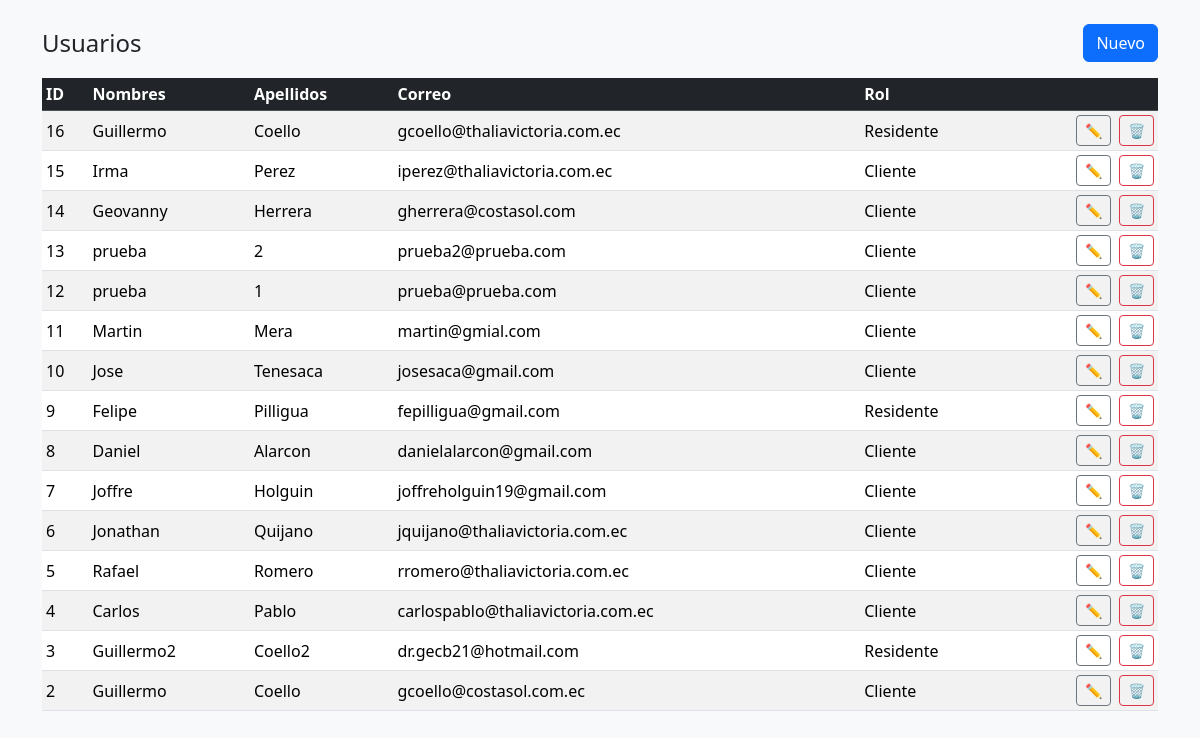
Before: /appcostasol/Front/users.php with the older database file.
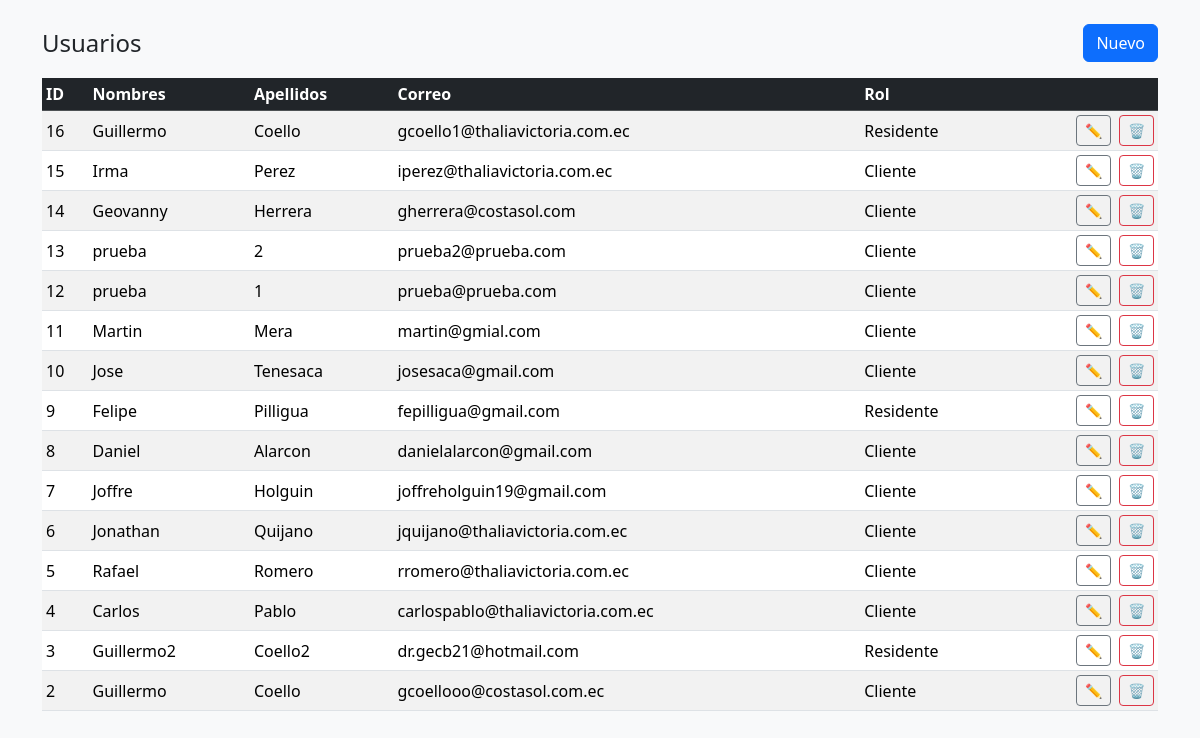
After: the same page with the newer database file.
### tables this page shows
CREATE TABLE `usuario` (
  `id` bigint(20) unsigned NOT NULL AUTO_INCREMENT,
  `rol_id` tinyint(3) unsigned NOT NULL,
  `nombres` varchar(60) NOT NULL,
  `apellidos` varchar(60) NOT NULL,
  `cedula` varchar(20) DEFAULT NULL,
  `telefono` varchar(25) DEFAULT NULL,
  `correo` varchar(120) NOT NULL,
  `contrasena_hash` char(60) NOT NULL,
  `numero_propiedades` smallint(5) unsigned DEFAULT '0',
  `url_foto_perfil` varchar(255) DEFAULT NULL,
  `fecha_insertado` datetime DEFAULT CURRENT_TIMESTAMP,
  `token` varchar(255) DEFAULT NULL,
  `onesignal_player_id` varchar(255) DEFAULT NULL,
  `fecha_actualizacion_player_id` timestamp NULL DEFAULT NULL COMMENT 'Fecha de última actualización del OneSignal Player ID',
  PRIMARY KEY (`id`),
  UNIQUE KEY `correo` (`correo`),
  UNIQUE KEY `uk_usuario_cedula` (`cedula`),
  KEY `rol_id` (`rol_id`),
  KEY `idx_usuario_onesignal_player_id` (`onesignal_player_id`),
  CONSTRAINT `usuario_ibfk_1` FOREIGN KEY (`rol_id`) REFERENCES `rol` (`id`)
);

CREATE TABLE `rol` (
  `id` tinyint(3) unsigned NOT NULL AUTO_INCREMENT,
  `nombre` varchar(30) NOT NULL,
  `descripcion` varchar(100) NOT NULL,
  PRIMARY KEY (`id`),
  UNIQUE KEY `nombre` (`nombre`)
);

### appcostasol/Front/users.php (the view, shortened to what this page needs)
<?php
$db = DB::getDB();
$usuarios = $db->query(
  'SELECT u.id, u.nombres, u.apellidos, u.correo, r.nombre AS rol
     FROM usuario u
     JOIN rol r ON r.id = u.rol_id
     ORDER BY u.id DESC'
)->fetchAll();
?>
<!doctype html>
<html lang="es">
<head>
  <link href="https://cdn.jsdelivr.net/npm/bootstrap@5.3.3/dist/css/bootstrap.min.css" rel="stylesheet">
</head>
<body class="bg-light">
<div class="container py-4">
  <div class="d-flex justify-content-between align-items-center mb-3">
    <h1 class="h4 m-0">Usuarios</h1>
    <button class="btn btn-primary" data-bs-toggle="modal" data-bs-target="#modalUsuario"
            onclick="nuevoUsuario()">Nuevo</button>
  </div>
  <table class="table table-sm table-striped align-middle">
    <thead class="table-dark"><tr>
      <th>ID</th><th>Nombres</th><th>Apellidos</th><th>Correo</th><th>Rol</th><th></th>
    </tr></thead>
    <tbody id="tbody">
      <?php foreach ($usuarios as $u): ?>
        <tr>
          <td><?= $u['id'] ?></td>
          <td><?= htmlspecialchars($u['nombres']) ?></td>
          <td><?= htmlspecialchars($u['apellidos']) ?></td>
          <td><?= htmlspecialchars($u['correo']) ?></td>
          <td><?= htmlspecialchars($u['rol']) ?></td>
          <td class="text-end">
            <button class="btn btn-sm btn-outline-secondary me-1"
                    data-bs-toggle="modal" data-bs-target="#modalUsuario"
                    onclick='editarUsuario(<?= json_encode($u) ?>)'>✏️</button>
            <button class="btn btn-sm btn-outline-danger"
                    onclick="borrarUsuario(<?= $u['id'] ?>)">🗑️</button>
          </td>
        </tr>
      <?php endforeach; ?>
    </tbody>
  </table>
</div>
</body></html>

Changed rows visible on the page:
changed usuario id 16: correo "gcoello@thaliavictoria.com.ec" → "gcoello1@thaliavictoria.com.ec"
changed usuario id 2: correo "gcoello@costasol.com.ec" → "gcoellooo@costasol.com.ec"
